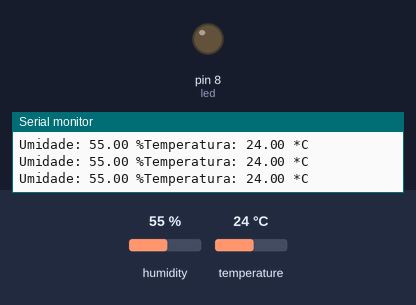
This program was run on a simulated Arduino Uno, built with avr-gcc and run on an emulated ATmega328P. On the bench: output pins drawn as LEDs (lit = HIGH), the last lines printed to the serial monitor. Inputs (shaded band) come from the test bench; at power-on: humidity 55 %, temperature 24 °C.

Above: at 2.8 s.
2.9 s: humidity set to 78 %
8.9 s: humidity set to 81 %
At 10.5 s:
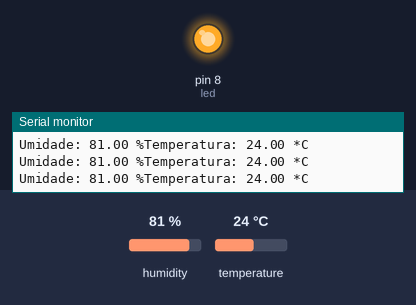
11.6 s: humidity set to 22 %
At 13.1 s:
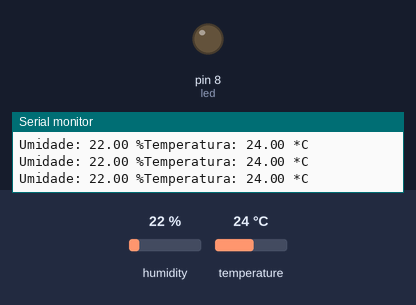
17.6 s: humidity set to 88 %
At 19.5 s:
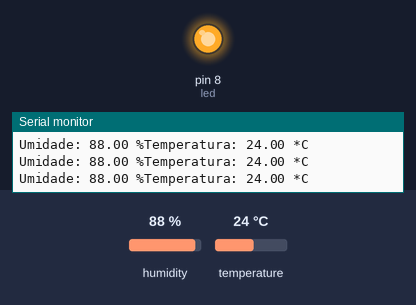
Timing chart, 0 to 21.0 s (numbered marks = the images above; inputs shaded):
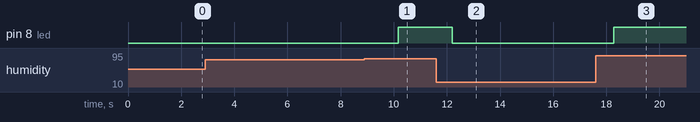

The program:

main.cpp
```cpp
#include <Arduino.h>
#include "DHT.h"

#define DHTPIN A1
#define DHTTYPE DHT11 // DHT 11
#define led 8

DHT dht(DHTPIN, DHTTYPE);

void setup()
{
  Serial.begin(9600);
  Serial.println("DHTxx test!");
  dht.begin();
  pinMode(led, OUTPUT);
}

void loop()
{
  float h = dht.readHumidity();
  float t = dht.readTemperature();
  // testa se retorno é valido, caso contrário algo está errado.
  if (isnan(t) || isnan(h))
  {
    Serial.println("Failed to read from DHT");
  }
  else
  {
    Serial.print("Umidade: ");
    Serial.print(h);
    Serial.print(" %");
    Serial.print("Temperatura: ");
    Serial.print(t);
    Serial.println(" *C");
  }
  if (h >= 80)
  {
    digitalWrite(led, HIGH);
  }
  else
  {
      digitalWrite(led, LOW);
  }
}
```

Measured:
- the behaviour switches between 79 and 80 % on humidity (found by bisection; images 0 and 1)
- after the input at 8.9 s, pin 8 (led): LOW → HIGH after 1.3 s
- after the input at 11.6 s, pin 8 (led): HIGH → LOW after 0.61 s
- after the input at 17.6 s, pin 8 (led): LOW → HIGH after 0.69 s
